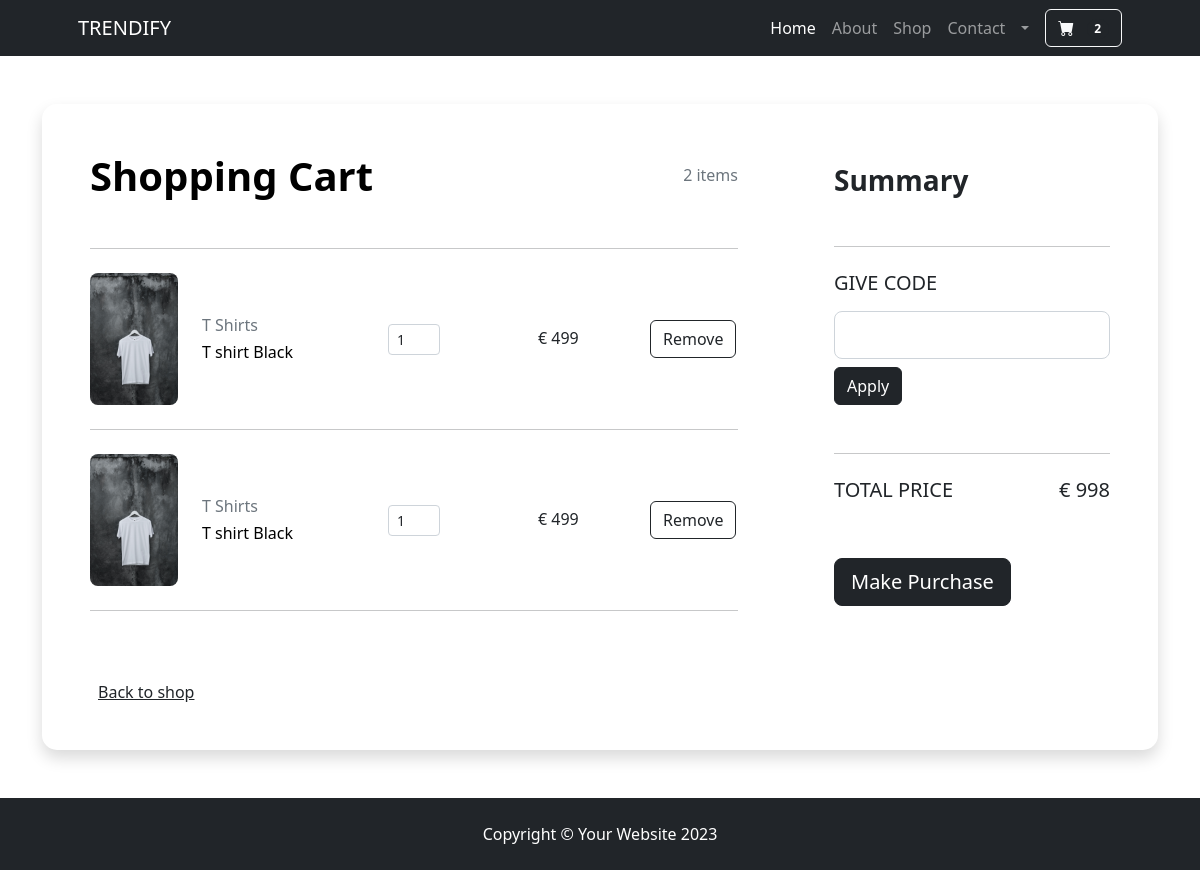
/accounts/cards/ (signed in), run on the app's committed database.
### accounts/models.py (models this page shows)
class Profile(BaseModel):
   user = models.OneToOneField(User, on_delete=models.CASCADE,related_name="profile")
   is_email_verified = models.BooleanField(default=False)
   email_token = models.CharField(max_length=100, null=False, blank=True)
   profile_image = models.ImageField(upload_to='profile')
   def get_cart_count(self):
       return CartItems.objects.filter(cart__user = self.user, cart__is_paid= False).count()

class CartItems(BaseModel):
    cart = models.ForeignKey(Cart, on_delete=models.CASCADE, related_name="cart_items")
    product = models.ForeignKey(Product, on_delete=models.SET_NULL, null=True, blank=True)
    itemQyt =  models.PositiveIntegerField(default=1)
    def get_product_price(self):
        price = [self.product.price]
        return sum(price)*self.itemQyt
    def get_product_count(self):
        count = self.itemQyt
        return count

class Cart(BaseModel):
    user = models.ForeignKey(User, on_delete=models.CASCADE , related_name="cart")
    coupon = models.ForeignKey(Coupon, on_delete=models.SET_NULL , related_name="coupon", null=True, blank=True)
    razor_pay_order_id = models.CharField(max_length=100, null=True, blank=True)
    razor_pay_payment_id = models.CharField(max_length=100, null=True, blank=True)
    razor_pay_payment_signature = models.CharField(max_length=100, null=True, blank=True)
    is_paid = models.BooleanField(default=False)
    def get_cart_total(self):
        cart_items = self.cart_items.all()
        price=[]
        for cart_item in cart_items:
            price.append(cart_item.product.price*cart_item.itemQyt)
        if self.coupon:
            if self.coupon.minimum_price < sum(price):
                return sum(price) - self.coupon.discount_price
        return sum(price)

### products/models.py (models this page shows, shortened)
class Product(BaseModel):
    product_name = models.CharField(max_length=100)
    slug = models.SlugField(unique=True, null= True, blank=True)
    category = models.ForeignKey(Category, on_delete=models.CASCADE, related_name='product')
    price = models.IntegerField(null = False)
    product_description = models.TextField()
    color_variant = models.ManyToManyField(ColorVariant, blank=True)
    size_variant = models.ManyToManyField(SizeVariant, blank=True)

class ProductImage(BaseModel):
    product = models.ForeignKey(Product, on_delete=models.CASCADE, related_name='product_image')
    image = models.ImageField(upload_to="product")

class Category(BaseModel):
    category_name = models.CharField(max_length=100)
    slug = models.SlugField(unique=True , null=True, blank=True)
    category_image = models.ImageField(upload_to='categories')
    def __str__(self) -> str:
        return self.category_name

### accounts/views.py (the view, shortened to what this page needs)
# urls.py: path('cards/', get_cards, name="cards"),
def get_cards(request):
    cart_obj = None
    try:
        if request.user.is_authenticated:
            cart_obj =  Cart.objects.get(is_paid=False , user = request.user)
            print(cart_obj.cart_items.get())
        else:
            messages.warning(request, "Login Required")
            return redirect('/accounts/login')
    except Exception as e:
        print(e)
    context = {'cart': cart_obj }
    return render(request, 'Accounts/carts.html', context)

### templates/Accounts/carts.html (shortened to what this page needs)
{% extends 'Base/base.html'%}
{%block start%}
<section class="h-100 h-custom">
    <div class="container  py-5 h-100">
      <div class="row  d-flex justify-content-center align-items-center h-100">
        <div class="col-12">
          <div class=" shadow card-registration card-registration-2" style="border-radius: 15px;">
            <div class="card-body p-0">
              <div class="row g-0">
                <div class="col-lg-8">
                  <div class="p-5">
                    <div class="d-flex justify-content-between align-items-center mb-5">
                      <h1 class="fw-bold mb-0 text-black">Shopping Cart</h1>
                      <h6 class="mb-0 text-muted">{{request.user.profile.get_cart_count}} items</h6>
                    </div>
                    <hr class="my-4">
                    {% for cart_item in cart.cart_items.all %}
                    <div class="row mb-4 d-flex justify-content-between align-items-center">
                      <div class="col-md-2 col-lg-2 col-xl-2">
                        <img
                          src="/media/{{cart_item.product.product_image.first.image}}"
                          class="img-fluid rounded-3" alt="Cotton T-shirt">
                      </div>
                      <div class="col-md-3 col-lg-3 col-xl-3">
                        <h6 class="text-muted">{{cart_item.product.category}}</h6>
                        <h6 class="text-black mb-0">{{cart_item.product.product_name}}</h6>
                      </div>
                      <div class="col-md-3 col-lg-3 col-xl-2 d-flex">
                        <a href="{% url 'update_cart' cart_item_id=cart_item.uid action='remove' %}"><button class="btn px-2">
                        </button></a>
                        <input id="form1" min="0" name="quantity" value="{{cart_item.get_product_count}}" type="number"
                          class="form-control form-control-sm" />
                          <a href="{% url 'update_cart' cart_item_id=cart_item.uid action='add' %}"><button class="btn px-2">
                          </button></a>
                      </div>
                      <div class="col-md-3 col-lg-2 col-xl-2 offset-lg-1">
                        <h6 class="mb-0">€ {{cart_item.get_product_price}}</h6>
                      </div>
                      <div class="col-md-3 col-lg-3 col-xl-2 d-flex">
                        <a href="{% url 'remove_cart' cart_item.uid %}" class="btn btn-outline-dark">Remove</a>
                      </div>
                    </div>
                    <hr class="my-4">
                    {% endfor %}
                    <div class="pt-5">
                      <h6 class="mb-0"><a href="/" class="text-body">Back to shop</a></h6>
                    </div>
                  </div>
                </div>
                <div class="col-lg-4 bg-grey">
                  <div class="p-5">
                    <h3 class="fw-bold mb-5 mt-2 pt-1">Summary</h3>
                    <hr class="my-4">
                    <h5 class="text-uppercase mb-3 ">Give code</h5>
                    <form method="post">
                    <div class="mb-5">
                      <div class="form-outline">
                        <input type="text" id="form3Examplea2" name = "coupon" class="form-control form-control-lg mb-2" />
                        <button type="submit" class="btn btn-dark btn-block "
                      data-mdb-ripple-color="dark">Apply</button>
                      </div>
                    </div>
                  </form>
                    <hr class="my-4">
                    <div class="d-flex justify-content-between mb-5">
                      <h5 class="text-uppercase">Total price</h5>
                      <h5>€ {{cart.get_cart_total}}</h5>
                    </div>
                      <a href="{%url 'checkout'%}"><button  class="btn btn-dark btn-block btn-lg"
                      data-mdb-ripple-color="dark">Make Purchase</button></a>
                  </div>
                </div>
              </div>
            </div>
          </div>
        </div>
      </div>
    </div>
  </section>
  {% endblock %}

### templates/Base/base.html (shortened to what this page needs)
{% load static %}
<!DOCTYPE html>
<html lang="en">
  <head>
    <link
      href="https://cdn.jsdelivr.net/npm/bootstrap-icons@1.5.0/font/bootstrap-icons.css"
      rel="stylesheet"
    />
    <link href="{% static '/css/styles.css' %}" rel="stylesheet" />
  </head>
  <body>
    <nav class="navbar navbar-expand-lg navbar-dark bg-dark ">
      <div class="container px-4 px-lg-5">
        <a class="navbar-brand" href="/">TRENDIFY</a>
        <div class="collapse navbar-collapse justify-content-end" id="navbarSupportedContent">
          <ul class="navbar-nav me-2 mb-2 mb-lg-0 ms-lg-4 ">
            <li class="nav-item">
              <a class="nav-link active" aria-current="page" href="/">Home</a>
            </li>
            <li class="nav-item"><a class="nav-link" href="#!">About</a></li>
            <li class="nav-item"><a class="nav-link" href="#!">Shop</a></li>
            <li class="nav-item"><a class="nav-link" href="#!">Contact</a></li>
            {% if user.is_authenticated %}
            <li class="nav-item dropdown">
              <a
                class="nav-link dropdown-toggle"
                id="navbarDropdown"
                href="#"
                role="button"
                data-bs-toggle="dropdown"
                aria-expanded="false"
                >{{request.user.first_name}}</a
              >
            </li>
            {%endif%}
          </ul>
            <a class="btn btn-outline-light" href="{% url 'cards' %}">
              <i class="bi-cart-fill me-1"></i>
              <span class="badge bg-dark text-white ms-1 rounded-pill">{{request.user.profile.get_cart_count}}</span>
          </a>
        </div>
      </div>
    </nav>
    <div style="height: 100%;">
    {% block start %} {% endblock %}
  </div>
    <footer class="py-4 bg-dark ">
      <div class="container ">
        <p class="m-0 text-center text-white">
          Copyright &copy; Your Website 2023
        </p>
      </div>
    </footer>
  </body>
</html>

### data on the page
CartItems: product.product_image.first.image (picture), product.category "T Shirts", product.product_name "T shirt Black", quantity "1", get_product_price "499"
CartItems: product.product_image.first.image (picture), product.category "T Shirts", product.product_name "T shirt Black", quantity "1", get_product_price "499"
Cart: get_cart_total "998"

### other printed values
{{ request.user.profile.get_cart_count }} "2"
